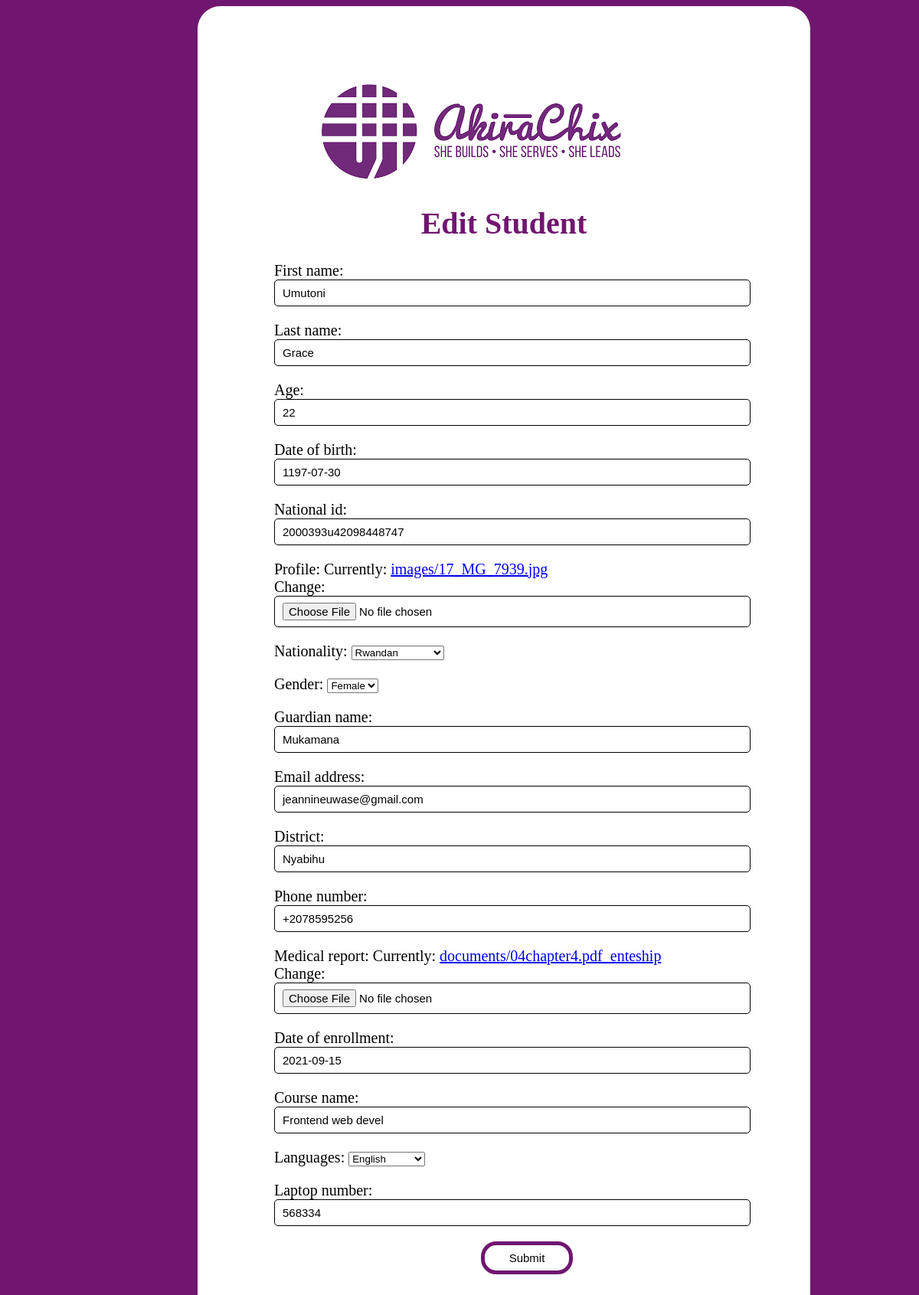
The app's page /student/edit/1/ with its own data.
### student/models.py (models this page shows, shortened)
class Student(models.Model):
    first_name = models.CharField(
        max_length=12,null=True
    )
    last_name = models.CharField(
        max_length=12,null=True
    )
    age = models.PositiveSmallIntegerField(null=True)
    date_of_birth = models.DateField(null=True)
    national_id= models.CharField(
        max_length= 20,null=True
    )
    profile = models.ImageField(upload_to ='images/',null=True)
    nationality_choice=(
        ('1','Rwandan'),
        ('2','Kenyan'),
        ('3','Ugandan'),
        ('4','South Sudanese'),
        ('5','Sudanese')
    )
    nationality = models.CharField(
        max_length=15, choices=nationality_choice,null=True
    )
    gender_choice=(
        ('1','Female'),
        ('2','male'),
        ('3','none')
    )
    gender = models.CharField(
        max_length=8, choices=gender_choice,null=True
    )
    guardian_name = models.CharField(
        max_length=12,null=True
    )
    email_address= models.EmailField(null=True)
    district = models.CharField(
        max_length=12,null=True
    )
    phone_number = models.CharField(
        max_length=12,
        null=True
    )
    medical_report = models.FileField(upload_to='documents/',null=True)
    date_of_enrollment = models.DateField(null=True)
    course_name = models.CharField(
        max_length=18,
        null=True
    )
    languages_choice=(
        ('1','English'),
        ('2','Kinyarwanda'),
        ('3','French'),
        ('4','Kiswahili'),
        ('5','Luganda')
    )
    languages = models.CharField(
        max_length=20, choices=languages_choice,null=True
    )
    laptop_number = models.CharField(
        max_length=10,blank=True,null=True
    )

### student/views.py (the view)
# urls.py: path("edit/<int:id>/", edit_student, name="edit_student")
def edit_student(request, id):
    student= Student.objects.get(id=id)
    if request.method == "POST":
        form=StudentRegistrationForm(request.POST, instance=student)
        if form.is_valid():
            form.save()
        return redirect("student_profile", id=student.id)
    else:
        form= StudentRegistrationForm(instance=student)
        return render(request,"edit_student.html", {"form":form})

### student/forms.py
class StudentRegistrationForm(forms.ModelForm):
    class Meta:
        model= Student
        fields= "__all__"

### student/templates/edit_student.html (shortened to what this page needs)
<!DOCTYPE html>
<html>
<head>
</head>
<body>
    <div class="container">
        <img alt="">
    <h1>Edit Student</h1>
    <form method="POST" enctype="multipart/form-data">
    {{form.as_p}}
    <input type="submit" value="Submit" class="button">
</div>
</body>
</html>

### student/templates/edit_student.html (style rules this page uses)
body { background-color:rgb(112, 22, 112); width: 400px; height: 800px; font-size: 20px; }
.container { background-color: white; margin-left: 250px; width: 600px; padding: 100px; font-size: 20px; border-radius: 30px; margin-right: 250px; }
input { width: 100%; outline: none; border: 1px solid ; font-size: 15px; padding: 8px 10px; border-radius: 5px; background-color: white; }
img { margin-left: 10%; }
.button { width: 20%; height: 30%; margin-left: 45%; border: 5px solid rgb(112, 22, 112); border-radius: 20px; }
h1 { color: rgb(112, 22, 112); text-align: center; }

### records on screen
Student: first_name "Umutoni", last_name "Grace", age "22", date_of_birth "1197-07-30", national_id "2000393u42098448747", nationality "Rwandan", gender "Female", guardian_name "Mukamana", email_address "jeannineuwase@gmail.com", district "Nyabihu", phone_number "+2078595256", date_of_enrollment "2021-09-15", course_name "Frontend web devel", languages "English", laptop_number "568334"
